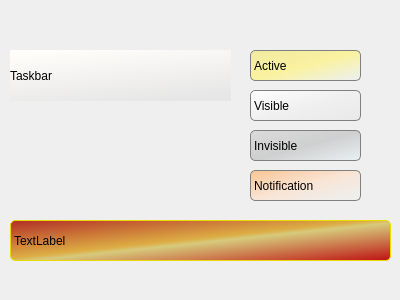
<?xml version="1.0" encoding="UTF-8"?>
<ui version="4.0">
 <class>Form</class>
 <widget class="QWidget" name="Form">
  <property name="geometry">
   <rect>
    <x>0</x>
    <y>0</y>
    <width>400</width>
    <height>300</height>
   </rect>
  </property>
  <property name="windowTitle">
   <string>Form</string>
  </property>
  <widget class="QLabel" name="label">
   <property name="geometry">
    <rect>
     <x>250</x>
     <y>50</y>
     <width>111</width>
     <height>31</height>
    </rect>
   </property>
   <property name="styleSheet">
    <string notr="true">QLabel{ background-color: qlineargradient(spread:pad, x1:0, y1:0, x2:1, y2:1, stop:0 rgba(241, 233, 156, 240), stop:0.505682 rgba(255, 243, 127, 180), stop:1 rgba(221, 246, 255, 55)); border: 1px solid grey; border-radius: 5px;}</string>
   </property>
   <property name="text">
    <string>Active</string>
   </property>
  </widget>
  <widget class="QLabel" name="label_2">
   <property name="geometry">
    <rect>
     <x>250</x>
     <y>90</y>
     <width>111</width>
     <height>31</height>
    </rect>
   </property>
   <property name="styleSheet">
    <string notr="true">QLabel{background: qlineargradient(spread:pad, x1:0, y1:0, x2:1, y2:1, stop:0 rgba(255, 255, 255, 240), stop:0.505682 rgba(240, 240, 240, 180), stop:1 rgba(210, 210, 210, 55)); border: 1px solid grey; border-radius: 5px;}</string>
   </property>
   <property name="text">
    <string>Visible</string>
   </property>
  </widget>
  <widget class="QLabel" name="label_3">
   <property name="geometry">
    <rect>
     <x>250</x>
     <y>130</y>
     <width>111</width>
     <height>31</height>
    </rect>
   </property>
   <property name="styleSheet">
    <string notr="true">QLabel{ background: qlineargradient(spread:pad, x1:0, y1:0, x2:1, y2:1, stop:0 rgba(215, 215, 215, 210), stop:0.505682 rgba(184, 185, 186, 150), stop:1 rgba(221, 246, 255, 55)); border: 1px solid grey; border-radius: 5px;}</string>
   </property>
   <property name="text">
    <string>Invisible</string>
   </property>
  </widget>
  <widget class="QLabel" name="label_4">
   <property name="geometry">
    <rect>
     <x>250</x>
     <y>170</y>
     <width>111</width>
     <height>31</height>
    </rect>
   </property>
   <property name="styleSheet">
    <string notr="true">QLabel{ background: qlineargradient(spread:pad, x1:0, y1:0, x2:1, y2:1, stop:0 rgba(252, 187, 127, 210), stop:0.505682 rgba(255, 222, 197, 150), stop:1 rgba(221, 246, 255, 55)); border: 1px solid grey; border-radius: 5px; }

</string>
   </property>
   <property name="text">
    <string>Notification</string>
   </property>
  </widget>
  <widget class="QLabel" name="label_5">
   <property name="geometry">
    <rect>
     <x>10</x>
     <y>50</y>
     <width>221</width>
     <height>51</height>
    </rect>
   </property>
   <property name="styleSheet">
    <string notr="true">QLabel{ background: qlineargradient(spread:pad, x1:0.291182, y1:0, x2:0.693, y2:1, stop:0 rgb(255, 253, 250), stop:1 rgb(230, 230, 230));}</string>
   </property>
   <property name="text">
    <string>Taskbar</string>
   </property>
  </widget>
  <widget class="QLabel" name="label_6">
   <property name="geometry">
    <rect>
     <x>10</x>
     <y>220</y>
     <width>381</width>
     <height>41</height>
    </rect>
   </property>
   <property name="styleSheet">
    <string notr="true">QLabel{ background: qlineargradient(spread:pad, x1:0, y1:0, x2:1, y2:1, stop:0 rgba(178, 45, 39, 255), stop:0.471591 rgba(221, 173, 68, 255), stop:0.528409 rgba(215, 202, 124, 255), stop:1 rgba(189, 17, 17, 255)); border-radius: 5px; border: 1px solid rgb(233, 218, 5);}</string>
   </property>
   <property name="text">
    <string>TextLabel</string>
   </property>
  </widget>
 </widget>
 <resources/>
 <connections/>
</ui>
